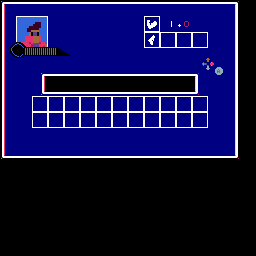

A 2D game scene composited from a Tiled map and its tileset images. What follows is a short description and the map's XML, with every tile layer's data as written:
An orthogonal 32x32 tile map with 8x8 px tiles, 1 tile layer (Tile Layer 1).

<map version="1.10" tiledversion="1.10.2" orientation="orthogonal" renderorder="right-down" width="32" height="32" tilewidth="8" tileheight="8" infinite="0" nextlayerid="2" nextobjectid="1">
 <editorsettings>
  <export target="inventory.c" format="gba" />
 </editorsettings>
 <tileset firstgid="1" source="inventory.tsx" />
 <layer id="1" name="Tile Layer 1" width="32" height="32">
  <data encoding="csv">
2,3,3,3,3,3,3,3,3,3,3,3,3,3,3,3,3,3,3,3,3,3,3,3,3,3,3,3,3,4,0,0,
27,28,28,28,28,28,28,28,28,28,28,28,28,28,28,28,28,28,28,28,28,28,28,28,28,28,28,28,28,29,0,0,
27,129,130,131,132,133,134,135,136,28,28,28,28,28,28,28,28,28,76,77,28,15,28,65,28,28,28,28,28,29,0,0,
27,154,155,156,157,158,159,160,161,28,28,28,28,28,28,28,28,28,101,102,28,40,64,90,28,28,28,28,28,29,0,0,
27,179,180,181,182,183,184,185,186,28,28,28,28,28,28,28,28,28,78,79,55,57,55,57,55,57,28,28,28,29,0,0,
27,204,205,206,207,208,209,210,211,28,28,28,28,28,28,28,28,28,103,104,105,107,105,107,105,107,28,28,28,29,0,0,
27,229,230,234,234,234,234,235,236,28,28,28,28,28,28,28,28,28,28,28,28,28,28,28,28,28,28,28,28,29,0,0,
27,254,255,256,257,258,259,260,261,28,28,28,28,28,28,28,28,28,28,28,28,28,28,28,28,58,59,60,28,29,0,0,
27,28,28,28,28,28,28,28,28,28,28,28,28,28,28,28,28,28,28,28,28,28,28,28,28,83,84,85,28,29,0,0,
27,28,28,28,28,11,12,12,12,12,12,12,12,12,12,12,12,12,12,12,12,12,12,12,13,108,109,110,28,29,0,0,
27,28,28,28,28,36,37,37,37,37,37,37,37,37,37,37,37,37,37,37,37,37,37,37,38,28,28,28,28,29,0,0,
27,28,28,28,28,61,62,62,62,62,62,62,62,62,62,62,62,62,62,62,62,62,62,62,63,28,28,28,28,29,0,0,
27,28,28,28,55,57,55,57,55,57,55,57,55,57,55,57,55,57,55,57,55,57,55,57,55,57,28,28,28,29,0,0,
27,28,28,28,105,107,105,107,105,107,105,107,105,107,105,107,105,107,105,107,105,107,105,107,105,107,28,28,28,29,0,0,
27,28,28,28,55,57,55,57,55,57,55,57,55,57,55,57,55,57,55,57,55,57,55,57,55,57,28,28,28,29,0,0,
27,28,28,28,105,107,105,107,105,107,105,107,105,107,105,107,105,107,105,107,105,107,105,107,105,107,28,28,28,29,0,0,
27,28,28,81,81,81,81,81,81,81,81,81,81,81,81,81,81,81,81,81,81,81,81,81,81,81,81,28,28,29,0,0,
27,28,28,81,81,81,81,81,81,81,81,81,81,81,81,81,81,81,81,81,81,81,81,81,81,81,28,28,28,29,0,0,
27,28,28,28,28,28,28,28,28,28,28,28,28,28,81,81,81,81,81,81,81,81,81,81,28,28,28,28,28,29,0,0,
52,53,53,53,53,53,53,53,53,53,53,53,53,53,53,53,53,53,53,53,53,53,53,53,53,53,53,53,53,54,0,0,
0,0,0,0,0,0,0,0,0,0,0,0,0,0,0,0,0,0,0,0,0,0,0,0,0,0,0,0,0,0,0,0,
0,0,0,0,0,0,0,0,0,0,0,0,0,0,0,0,0,0,0,0,0,0,0,0,0,0,0,0,0,0,0,0,
0,0,0,0,0,0,0,0,0,0,0,0,0,0,0,0,0,0,0,0,0,0,0,0,0,0,0,0,0,0,0,0,
0,0,0,0,0,0,0,0,0,0,0,0,0,0,0,0,0,0,0,0,0,0,0,0,0,0,0,0,0,0,0,0,
0,0,0,0,0,0,0,0,0,0,0,0,0,0,0,0,0,0,0,0,0,0,0,0,0,0,0,0,0,0,0,0,
0,0,0,0,0,0,0,0,0,0,0,0,0,0,0,0,0,0,0,0,0,0,0,0,0,0,0,0,0,0,0,0,
0,0,0,0,0,0,0,0,0,0,0,0,0,0,0,0,0,0,0,0,0,0,0,0,0,0,0,0,0,0,0,0,
0,0,0,0,0,0,0,0,0,0,0,0,0,0,0,0,0,0,0,0,0,0,0,0,0,0,0,0,0,0,0,0,
0,0,0,0,0,0,0,0,0,0,0,0,0,0,0,0,0,0,0,0,0,0,0,0,0,0,0,0,0,0,0,0,
0,0,0,0,0,0,0,0,0,0,0,0,0,0,0,0,0,0,0,0,0,0,0,0,0,0,0,0,0,0,0,0,
0,0,0,0,0,0,0,0,0,0,0,0,0,0,0,0,0,0,0,0,0,0,0,0,0,0,0,0,0,0,0,0,
0,0,0,0,0,0,0,0,0,0,0,0,0,0,0,0,0,0,0,0,0,0,0,0,0,0,0,0,0,0,0,0
</data>
 </layer>
</map>
